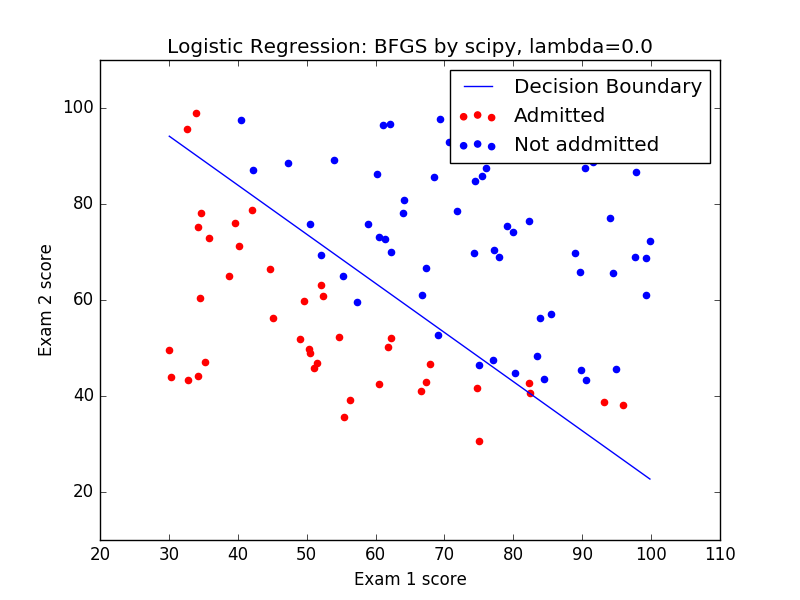

Source code (Python):
#Copyright (C) 2016 Daisuke Hashimoto. All Rights Reserved.
import numpy as np
import matplotlib.pyplot as plt
import math
import scipy.optimize as optimize
import my_machine_learning as _myml

_fh = open('ex2data1.txt')
_data_array = list()
_index =0
_M = None
_N = None
for _line in _fh:
	_line = _line.strip()
	_data = _line.split(',')
	if len(_data)<2: continue;
	if _index == 0: _N = len(_data)-1
	for _element in _data:
		_data_array.append(float(_element))
	_index = _index+1
_M = _index
_data_array = np.array(_data_array)
_data_array = _data_array.reshape(_M,_N+1)

_X = _data_array[:,0:-1].reshape(_M,_N)
_y = _data_array[:,-1].reshape(_M,1)
print '(_M, _N)= (', _M, ', ', _N, ')'

_X_mean = None
_X_std = None

(_X, _X_mean, _X_std) = _myml.Xshaping(_X, addx0=True, norm=True)
print 'Average=', _X_mean
print 'Std Diviation=', _X_std

_initial_theta = np.zeros((_N+1,1))
_theta = np.array(_initial_theta)

_J, _grad = _myml.CostFunction_logistic(_X, _y, _theta, 0.0)
print "Initial J=\t", _J
print "Initial Grad=\t", _grad.T

_lambda = 0.0

# Optimization
print '***Optimization***'
_f = lambda _t: _myml.CostFunction_logistic(_X, _y, _t, _lambda)[0]
_f_derivative = lambda _t: _myml.CostFunction_logistic(_X, _y, _t, _lambda)[1].ravel()
_opt_result = optimize.minimize(_f, _initial_theta.ravel(), method='BFGS', jac=_f_derivative, options={'disp':True})
_theta = _opt_result.x.reshape(_N+1,1)

# Result
print '***Result***'
_J, _grad = _myml.CostFunction_logistic(_X, _y, _theta, 0.0)
print 'J=', _J
_accuracy, _precision, _recall, _F_score = _myml.evaluate_theta_logistics(_X, _y, _theta, 0.5)
print 'accuracy=' +str(np.round(_accuracy,3))
print 'precision=' +str(np.round(_precision,3))
print 'recall=' +str(np.round(_recall,3))
print 'F_score=' +str(np.round(_F_score,3))
_Xoriginal = _myml.X_original(_X, _X_mean, _X_std)
plt.scatter((_Xoriginal[:,1])[_y.ravel()==0], (_Xoriginal[:,2])[_y.ravel()==0], label='Admitted', color='red')
plt.scatter((_Xoriginal[:,1])[_y.ravel()==1], (_Xoriginal[:,2])[_y.ravel()==1], label='Not addmitted', color='blue')
plt.xlabel('Exam 1 score')
plt.ylabel('Exam 2 score')
print 'theta = ', _theta.T
_Xtemp = np.ones((_M, _N+1))
_Xtemp[:,1] = np.linspace(_X[:,1].min(), _X[:,1].max(),100)
_Xtemp[:,2] = - (_theta[0,0] + _theta[1,0] * _Xtemp[:,1]) / _theta[2,0]
_Xtemp = _myml.X_original(_Xtemp, _X_mean, _X_std)
plt.plot(_Xtemp[:,1], _Xtemp[:,2], label='Decision Boundary')
plt.title('Logistic Regression: BFGS by scipy, lambda='+str(round(_lambda,5)))
plt.legend()
plt.show ()
